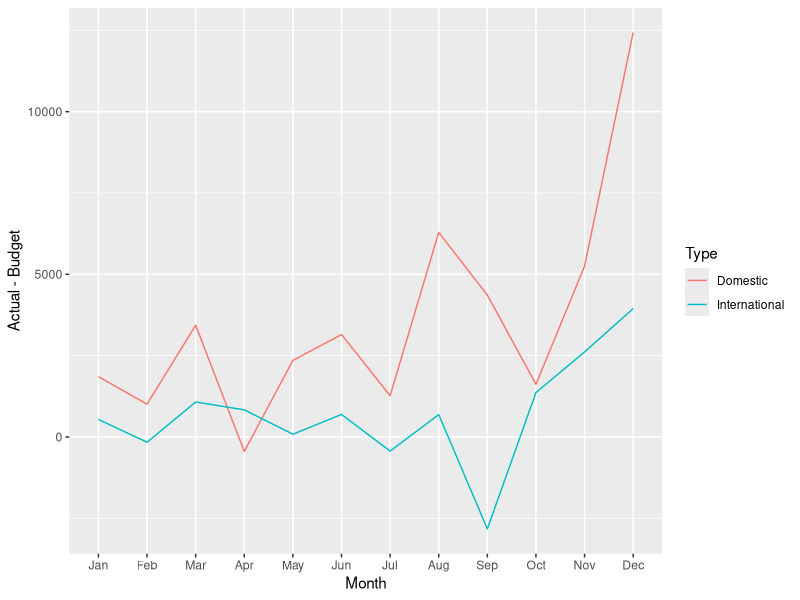

This chart was generated by the following R code: (Note: this script raises an error after producing the figure.)
library(tidyverse)

#Create data set
budget <- tribble(
  ~ Expenses,             ~ Jan, ~ Feb, ~ Mar, ~ Apr, ~ May, ~ Jun, ~ Jul, ~ Aug, ~ Sep, ~ Oct, ~ Nov, ~ Dec,
  "Domestic Actual",      84853, 84838, 88103, 85072, 88723, 90384, 89374, 95273, 94239, 92394, 96934, 105034,
  "Domestic Budget",      83000, 83830, 84668, 85515, 86370, 87234, 88106, 88987, 89877, 90776, 91684, 92600,
  "International Actual", 12538, 12438, 14934, 14033, 13945, 15938, 14086, 15934, 13945, 17338, 19384, 22394,
  "International Budget", 12000, 12600, 13860, 13200, 13860, 15246, 14520, 15246, 16771, 15972, 16771, 18448
)

#Tidy it 
budget2 <- budget %>%
  pivot_longer(cols = -1,
               names_to = "Month",
               values_to = "Amount") %>%
  separate(Expenses, into = c("Type", "Spending")) %>%
  pivot_wider(names_from = Spending,
              values_from = Amount)

#Reorder factors so they plot sequentially
budget2$Month <- budget2$Month %>%
  factor() %>%
  fct_relevel(c("Jan","Feb","Mar","Apr","May","Jun",
                "Jul","Aug","Sep","Oct","Nov","Dec"))

#Figure 9.8
ggplot(budget2) + 
  geom_line(aes(x = Month, y = Actual-Budget, color = Type, group=Type))

ggplot(budget2,aes(x = Month, y = Actual-Budget, color = Type, group=Type)) +
  geom_line(size=1.2)+
  geom_point()+
  geom_dl(aes(label = Type), method = list(dl.trans(x = x + .2), "last.points"))+
  ggtitle("Expense Variance from Budget in U.S Dollars")+
  theme_classic()+
  theme(plot.title = element_text(hjust = 0.5))+
  theme(legend.position = "none")+
  theme(axis.title = element_blank())+
  theme(axis.line = element_line(color = "grey"))+
  theme(axis.line.x = element_blank())+
  expand_limits(x= c(0, 15))+
  expand_limits(y= c(-4000, 14000))+
  theme(axis.ticks=element_blank())+
  geom_hline(yintercept=0, linetype="dashed", color = "grey")+
  
  scale_y_continuous(breaks=c(seq(-4000, 14000, by=2000)))

#Figure 9.9
ggplot(budget2) + 
  geom_line(aes(x = Month, y = ((Actual-Budget)/Budget)*100, color = Type, group=Type))

ggplot(budget2,aes(x = Month, y = ((Actual-Budget)/Budget)*100, color = Type, group=Type)) +
  geom_line(size=1.2)+
  geom_point()+
  geom_dl(aes(label = Type), method = list(dl.trans(x = x + .2), "last.points"))+
  ggtitle("Percentatge Variance of Expenses from Budget")+
  theme_classic()+
  theme(plot.title = element_text(hjust = 0.5))+
  theme(legend.position = "none")+
  theme(axis.title = element_blank())+
  theme(axis.line = element_line(color = "grey"))+
  theme(axis.line.x = element_blank())+
  expand_limits(x= c(0, 15))+
  expand_limits(y= c(-20, 25))+
  theme(axis.ticks=element_blank())+
  geom_hline(yintercept=0, linetype="dashed", color = "grey")+
  
  scale_y_continuous(breaks=c(seq(-20, 25, by=5)), labels = function(x) paste0(x,"%"))











